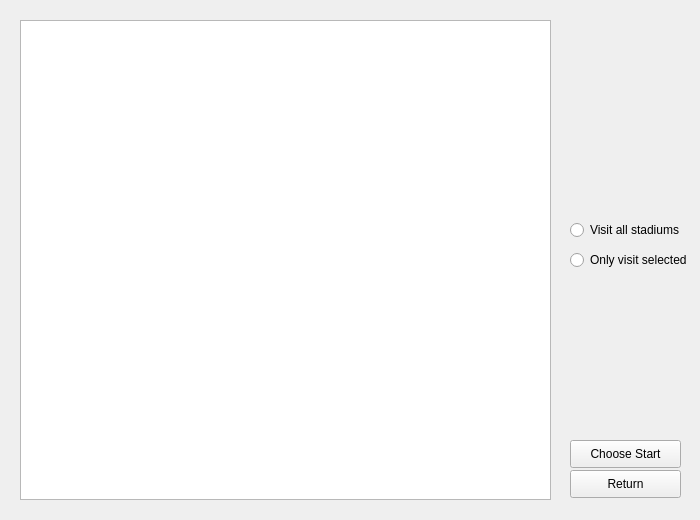
<?xml version="1.0" encoding="UTF-8"?>
<ui version="4.0">
 <class>plantrip</class>
 <widget class="QWidget" name="plantrip">
  <property name="geometry">
   <rect>
    <x>0</x>
    <y>0</y>
    <width>700</width>
    <height>520</height>
   </rect>
  </property>
  <property name="windowTitle">
   <string>Form</string>
  </property>
  <widget class="QTableWidget" name="tripTable">
   <property name="geometry">
    <rect>
     <x>20</x>
     <y>20</y>
     <width>531</width>
     <height>480</height>
    </rect>
   </property>
  </widget>
  <widget class="QRadioButton" name="visitAll">
   <property name="geometry">
    <rect>
     <x>570</x>
     <y>220</y>
     <width>131</width>
     <height>20</height>
    </rect>
   </property>
   <property name="text">
    <string>Visit all stadiums</string>
   </property>
   <attribute name="buttonGroup">
    <string notr="true">visitGroup</string>
   </attribute>
  </widget>
  <widget class="QRadioButton" name="visitSome">
   <property name="geometry">
    <rect>
     <x>570</x>
     <y>250</y>
     <width>141</width>
     <height>20</height>
    </rect>
   </property>
   <property name="text">
    <string>Only visit selected</string>
   </property>
   <attribute name="buttonGroup">
    <string notr="true">visitGroup</string>
   </attribute>
  </widget>
  <widget class="QPushButton" name="returnButton">
   <property name="geometry">
    <rect>
     <x>570</x>
     <y>470</y>
     <width>111</width>
     <height>28</height>
    </rect>
   </property>
   <property name="text">
    <string>Return</string>
   </property>
  </widget>
  <widget class="QPushButton" name="startButton">
   <property name="geometry">
    <rect>
     <x>570</x>
     <y>440</y>
     <width>111</width>
     <height>28</height>
    </rect>
   </property>
   <property name="text">
    <string>Choose Start</string>
   </property>
  </widget>
 </widget>
 <resources/>
 <connections/>
 <buttongroups>
  <buttongroup name="visitGroup"/>
 </buttongroups>
</ui>
